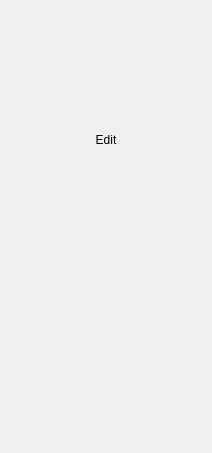
<?xml version="1.0" encoding="UTF-8"?>
<ui version="4.0">
 <class>ContextMenu</class>
 <widget class="QWidget" name="ContextMenu">
  <property name="geometry">
   <rect>
    <x>0</x>
    <y>0</y>
    <width>212</width>
    <height>453</height>
   </rect>
  </property>
  <property name="sizePolicy">
   <sizepolicy hsizetype="Preferred" vsizetype="Minimum">
    <horstretch>0</horstretch>
    <verstretch>0</verstretch>
   </sizepolicy>
  </property>
  <property name="minimumSize">
   <size>
    <width>212</width>
    <height>0</height>
   </size>
  </property>
  <property name="windowTitle">
   <string notr="true">Form</string>
  </property>
  <property name="title" stdset="0">
   <string notr="true"/>
  </property>
  <layout class="QVBoxLayout" name="verticalLayout">
   <property name="spacing">
    <number>0</number>
   </property>
   <property name="sizeConstraint">
    <enum>QLayout::SetDefaultConstraint</enum>
   </property>
   <property name="leftMargin">
    <number>0</number>
   </property>
   <property name="topMargin">
    <number>4</number>
   </property>
   <property name="rightMargin">
    <number>0</number>
   </property>
   <property name="bottomMargin">
    <number>4</number>
   </property>
   <item>
    <widget class="QStackedWidget" name="stackedWidget">
     <property name="currentIndex">
      <number>0</number>
     </property>
     <widget class="QWidget" name="page_3">
      <layout class="QVBoxLayout" name="verticalLayout_2">
       <property name="spacing">
        <number>7</number>
       </property>
       <property name="sizeConstraint">
        <enum>QLayout::SetDefaultConstraint</enum>
       </property>
       <property name="leftMargin">
        <number>0</number>
       </property>
       <property name="topMargin">
        <number>0</number>
       </property>
       <property name="rightMargin">
        <number>0</number>
       </property>
       <property name="bottomMargin">
        <number>0</number>
       </property>
       <item>
        <layout class="QVBoxLayout" name="buttonsLayout">
         <property name="spacing">
          <number>2</number>
         </property>
         <property name="sizeConstraint">
          <enum>QLayout::SetMinAndMaxSize</enum>
         </property>
         <property name="leftMargin">
          <number>0</number>
         </property>
         <property name="topMargin">
          <number>0</number>
         </property>
         <property name="rightMargin">
          <number>0</number>
         </property>
         <property name="bottomMargin">
          <number>0</number>
         </property>
         <item>
          <layout class="QHBoxLayout" name="zoomLayout">
           <property name="spacing">
            <number>0</number>
           </property>
           <property name="sizeConstraint">
            <enum>QLayout::SetDefaultConstraint</enum>
           </property>
           <property name="leftMargin">
            <number>4</number>
           </property>
           <property name="topMargin">
            <number>0</number>
           </property>
           <property name="rightMargin">
            <number>4</number>
           </property>
           <property name="bottomMargin">
            <number>0</number>
           </property>
           <item>
            <widget class="ActionButton" name="fitWindow" native="true">
             <property name="accessibleName">
              <string notr="true">ContextMenuButton</string>
             </property>
            </widget>
           </item>
           <item>
            <widget class="ActionButton" name="fitWidth" native="true">
             <property name="accessibleName">
              <string notr="true">ContextMenuButton</string>
             </property>
            </widget>
           </item>
           <item>
            <widget class="ActionButton" name="zoomOriginal" native="true">
             <property name="accessibleName">
              <string notr="true">ContextMenuButton</string>
             </property>
            </widget>
           </item>
           <item>
            <widget class="ActionButton" name="zoomIn" native="true">
             <property name="accessibleName">
              <string notr="true">ContextMenuButton</string>
             </property>
            </widget>
           </item>
           <item>
            <widget class="ActionButton" name="zoomOut" native="true">
             <property name="accessibleName">
              <string notr="true">ContextMenuButton</string>
             </property>
            </widget>
           </item>
          </layout>
         </item>
         <item>
          <layout class="QVBoxLayout" name="edit_group">
           <property name="spacing">
            <number>0</number>
           </property>
           <property name="leftMargin">
            <number>0</number>
           </property>
           <property name="topMargin">
            <number>0</number>
           </property>
           <property name="rightMargin">
            <number>0</number>
           </property>
           <property name="bottomMargin">
            <number>0</number>
           </property>
           <item>
            <layout class="QHBoxLayout" name="fancy_header_group">
             <property name="spacing">
              <number>14</number>
             </property>
             <property name="leftMargin">
              <number>11</number>
             </property>
             <property name="topMargin">
              <number>0</number>
             </property>
             <property name="rightMargin">
              <number>11</number>
             </property>
             <property name="bottomMargin">
              <number>0</number>
             </property>
             <item>
              <layout class="QVBoxLayout" name="line_left">
               <property name="spacing">
                <number>0</number>
               </property>
               <property name="leftMargin">
                <number>0</number>
               </property>
               <property name="topMargin">
                <number>0</number>
               </property>
               <property name="bottomMargin">
                <number>5</number>
               </property>
               <item>
                <widget class="QWidget" name="widget" native="true">
                 <property name="sizePolicy">
                  <sizepolicy hsizetype="MinimumExpanding" vsizetype="Preferred">
                   <horstretch>0</horstretch>
                   <verstretch>0</verstretch>
                  </sizepolicy>
                 </property>
                 <property name="accessibleName">
                  <string notr="true">HLineSeparator</string>
                 </property>
                </widget>
               </item>
              </layout>
             </item>
             <item>
              <layout class="QVBoxLayout" name="header_text">
               <property name="spacing">
                <number>0</number>
               </property>
               <property name="leftMargin">
                <number>0</number>
               </property>
               <property name="bottomMargin">
                <number>2</number>
               </property>
               <item>
                <widget class="QLabel" name="label">
                 <property name="text">
                  <string>Edit</string>
                 </property>
                 <property name="alignment">
                  <set>Qt::AlignCenter</set>
                 </property>
                </widget>
               </item>
              </layout>
             </item>
             <item>
              <layout class="QVBoxLayout" name="line_right">
               <property name="spacing">
                <number>0</number>
               </property>
               <property name="leftMargin">
                <number>0</number>
               </property>
               <property name="topMargin">
                <number>0</number>
               </property>
               <property name="bottomMargin">
                <number>5</number>
               </property>
               <item>
                <widget class="QWidget" name="widget_2" native="true">
                 <property name="sizePolicy">
                  <sizepolicy hsizetype="MinimumExpanding" vsizetype="Preferred">
                   <horstretch>0</horstretch>
                   <verstretch>0</verstretch>
                  </sizepolicy>
                 </property>
                 <property name="accessibleName">
                  <string notr="true">HLineSeparator</string>
                 </property>
                </widget>
               </item>
              </layout>
             </item>
            </layout>
           </item>
           <item>
            <layout class="QHBoxLayout" name="transformLayout">
             <property name="spacing">
              <number>0</number>
             </property>
             <property name="leftMargin">
              <number>4</number>
             </property>
             <property name="topMargin">
              <number>0</number>
             </property>
             <property name="rightMargin">
              <number>4</number>
             </property>
             <property name="bottomMargin">
              <number>0</number>
             </property>
             <item>
              <widget class="ActionButton" name="rotateLeft" native="true">
               <property name="sizePolicy">
                <sizepolicy hsizetype="Preferred" vsizetype="Minimum">
                 <horstretch>0</horstretch>
                 <verstretch>0</verstretch>
                </sizepolicy>
               </property>
               <property name="accessibleName">
                <string notr="true">ContextMenuButton</string>
               </property>
              </widget>
             </item>
             <item>
              <widget class="ActionButton" name="rotateRight" native="true">
               <property name="sizePolicy">
                <sizepolicy hsizetype="Preferred" vsizetype="Minimum">
                 <horstretch>0</horstretch>
                 <verstretch>0</verstretch>
                </sizepolicy>
               </property>
               <property name="accessibleName">
                <string notr="true">ContextMenuButton</string>
               </property>
              </widget>
             </item>
             <item>
              <widget class="ActionButton" name="flipV" native="true">
               <property name="sizePolicy">
                <sizepolicy hsizetype="Preferred" vsizetype="Minimum">
                 <horstretch>0</horstretch>
                 <verstretch>0</verstretch>
                </sizepolicy>
               </property>
               <property name="accessibleName">
                <string notr="true">ContextMenuButton</string>
               </property>
              </widget>
             </item>
             <item>
              <widget class="ActionButton" name="flipH" native="true">
               <property name="sizePolicy">
                <sizepolicy hsizetype="Preferred" vsizetype="Minimum">
                 <horstretch>0</horstretch>
                 <verstretch>0</verstretch>
                </sizepolicy>
               </property>
               <property name="accessibleName">
                <string notr="true">ContextMenuButton</string>
               </property>
              </widget>
             </item>
             <item>
              <widget class="ActionButton" name="crop" native="true">
               <property name="sizePolicy">
                <sizepolicy hsizetype="Preferred" vsizetype="Minimum">
                 <horstretch>0</horstretch>
                 <verstretch>0</verstretch>
                </sizepolicy>
               </property>
               <property name="accessibleName">
                <string notr="true">ContextMenuButton</string>
               </property>
              </widget>
             </item>
             <item>
              <widget class="ActionButton" name="resize" native="true">
               <property name="sizePolicy">
                <sizepolicy hsizetype="Preferred" vsizetype="Minimum">
                 <horstretch>0</horstretch>
                 <verstretch>0</verstretch>
                </sizepolicy>
               </property>
               <property name="accessibleName">
                <string notr="true">ContextMenuButton</string>
               </property>
              </widget>
             </item>
            </layout>
           </item>
           <item>
            <layout class="QVBoxLayout" name="line_bottom">
             <property name="spacing">
              <number>0</number>
             </property>
             <property name="leftMargin">
              <number>11</number>
             </property>
             <property name="topMargin">
              <number>5</number>
             </property>
             <property name="rightMargin">
              <number>11</number>
             </property>
             <item>
              <widget class="QWidget" name="widget_3" native="true">
               <property name="sizePolicy">
                <sizepolicy hsizetype="MinimumExpanding" vsizetype="Fixed">
                 <horstretch>0</horstretch>
                 <verstretch>0</verstretch>
                </sizepolicy>
               </property>
               <property name="minimumSize">
                <size>
                 <width>0</width>
                 <height>1</height>
                </size>
               </property>
               <property name="maximumSize">
                <size>
                 <width>16777215</width>
                 <height>1</height>
                </size>
               </property>
               <property name="accessibleName">
                <string notr="true">HLineSeparator</string>
               </property>
              </widget>
             </item>
            </layout>
           </item>
          </layout>
         </item>
        </layout>
       </item>
       <item>
        <layout class="QVBoxLayout" name="actionsLayout">
         <property name="spacing">
          <number>0</number>
         </property>
         <property name="sizeConstraint">
          <enum>QLayout::SetDefaultConstraint</enum>
         </property>
         <property name="leftMargin">
          <number>0</number>
         </property>
         <property name="topMargin">
          <number>0</number>
         </property>
         <property name="rightMargin">
          <number>0</number>
         </property>
         <property name="bottomMargin">
          <number>0</number>
         </property>
         <item>
          <widget class="ContextMenuItem" name="print" native="true"/>
         </item>
         <item>
          <widget class="ContextMenuItem" name="setWallpaper" native="true"/>
         </item>
         <item>
          <spacer name="verticalSpacer">
           <property name="orientation">
            <enum>Qt::Vertical</enum>
           </property>
           <property name="sizeType">
            <enum>QSizePolicy::Fixed</enum>
           </property>
           <property name="sizeHint" stdset="0">
            <size>
             <width>20</width>
             <height>6</height>
            </size>
           </property>
          </spacer>
         </item>
         <item>
          <widget class="ContextMenuItem" name="copy" native="true"/>
         </item>
         <item>
          <widget class="ContextMenuItem" name="move" native="true"/>
         </item>
         <item>
          <spacer name="verticalSpacer_2">
           <property name="orientation">
            <enum>Qt::Vertical</enum>
           </property>
           <property name="sizeType">
            <enum>QSizePolicy::Fixed</enum>
           </property>
           <property name="sizeHint" stdset="0">
            <size>
             <width>20</width>
             <height>6</height>
            </size>
           </property>
          </spacer>
         </item>
         <item>
          <widget class="ContextMenuItem" name="trash" native="true"/>
         </item>
         <item>
          <spacer name="verticalSpacer_3">
           <property name="orientation">
            <enum>Qt::Vertical</enum>
           </property>
           <property name="sizeType">
            <enum>QSizePolicy::Fixed</enum>
           </property>
           <property name="sizeHint" stdset="0">
            <size>
             <width>20</width>
             <height>6</height>
            </size>
           </property>
          </spacer>
         </item>
         <item>
          <widget class="ContextMenuItem" name="open" native="true"/>
         </item>
         <item>
          <widget class="ContextMenuItem" name="recoverEdits" native="true"/>
         </item>
         <item>
          <widget class="ContextMenuItem" name="folderView" native="true"/>
         </item>
         <item>
          <widget class="ContextMenuItem" name="slideshow" native="true"/>
         </item>
         <item>
          <widget class="ContextMenuItem" name="settings" native="true"/>
         </item>
         <item>
          <spacer name="verticalSpacer_4">
           <property name="orientation">
            <enum>Qt::Vertical</enum>
           </property>
           <property name="sizeType">
            <enum>QSizePolicy::Fixed</enum>
           </property>
           <property name="sizeHint" stdset="0">
            <size>
             <width>20</width>
             <height>6</height>
            </size>
           </property>
          </spacer>
         </item>
         <item>
          <widget class="ContextMenuItem" name="openWith" native="true"/>
         </item>
         <item>
          <spacer name="verticalSpacer_5">
           <property name="orientation">
            <enum>Qt::Vertical</enum>
           </property>
           <property name="sizeType">
            <enum>QSizePolicy::Fixed</enum>
           </property>
           <property name="sizeHint" stdset="0">
            <size>
             <width>20</width>
             <height>6</height>
            </size>
           </property>
          </spacer>
         </item>
         <item>
          <widget class="ContextMenuItem" name="showLocation" native="true"/>
         </item>
        </layout>
       </item>
      </layout>
     </widget>
     <widget class="QWidget" name="page_4">
      <layout class="QVBoxLayout" name="verticalLayout_3">
       <property name="spacing">
        <number>0</number>
       </property>
       <property name="leftMargin">
        <number>0</number>
       </property>
       <property name="topMargin">
        <number>0</number>
       </property>
       <property name="rightMargin">
        <number>0</number>
       </property>
       <property name="bottomMargin">
        <number>0</number>
       </property>
       <item>
        <spacer name="verticalSpacer_6">
         <property name="orientation">
          <enum>Qt::Vertical</enum>
         </property>
         <property name="sizeHint" stdset="0">
          <size>
           <width>20</width>
           <height>40</height>
          </size>
         </property>
        </spacer>
       </item>
       <item>
        <layout class="QVBoxLayout" name="scriptsLayout">
         <property name="spacing">
          <number>0</number>
         </property>
         <property name="leftMargin">
          <number>0</number>
         </property>
         <property name="topMargin">
          <number>0</number>
         </property>
         <property name="rightMargin">
          <number>0</number>
         </property>
         <property name="bottomMargin">
          <number>0</number>
         </property>
        </layout>
       </item>
       <item>
        <spacer name="verticalSpacer_7">
         <property name="orientation">
          <enum>Qt::Vertical</enum>
         </property>
         <property name="sizeType">
          <enum>QSizePolicy::Fixed</enum>
         </property>
         <property name="sizeHint" stdset="0">
          <size>
           <width>20</width>
           <height>6</height>
          </size>
         </property>
        </spacer>
       </item>
       <item>
        <widget class="ContextMenuItem" name="backButton" native="true"/>
       </item>
       <item>
        <spacer name="verticalSpacer_8">
         <property name="orientation">
          <enum>Qt::Vertical</enum>
         </property>
         <property name="sizeType">
          <enum>QSizePolicy::Fixed</enum>
         </property>
         <property name="sizeHint" stdset="0">
          <size>
           <width>20</width>
           <height>6</height>
          </size>
         </property>
        </spacer>
       </item>
       <item>
        <widget class="ContextMenuItem" name="scriptSetupButton" native="true"/>
       </item>
      </layout>
     </widget>
    </widget>
   </item>
  </layout>
 </widget>
 <customwidgets>
  <customwidget>
   <class>ActionButton</class>
   <extends>QWidget</extends>
   <header>gui/customwidgets/actionbutton.h</header>
   <container>1</container>
  </customwidget>
  <customwidget>
   <class>ContextMenuItem</class>
   <extends>QWidget</extends>
   <header>gui/customwidgets/contextmenuitem.h</header>
   <container>1</container>
  </customwidget>
 </customwidgets>
 <resources/>
 <connections/>
</ui>
